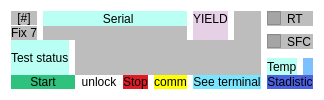
            <widget class="QFrame" name="frame_8">
             <property name="styleSheet">
              <string notr="true">border-radius:0px;
background-color: rgb(255, 255, 255);</string>
             </property>
             <property name="frameShape">
              <enum>QFrame::StyledPanel</enum>
             </property>
             <property name="frameShadow">
              <enum>QFrame::Raised</enum>
             </property>
             <layout class="QGridLayout" name="gridLayout_8">
              <property name="verticalSpacing">
               <number>0</number>
              </property>
              <item row="4" column="0" colspan="10">
               <layout class="QVBoxLayout" name="st_7"/>
              </item>
              <item row="3" column="9">
               <widget class="QLabel" name="temp_7">
                <property name="styleSheet">
                 <string notr="true">background-color: rgb(125, 192, 255);
color: rgb(0, 0, 0);</string>
                </property>
                <property name="text">
                 <string/>
                </property>
               </widget>
              </item>
              <item row="5" column="0" colspan="3">
               <widget class="QPushButton" name="nt_start_10">
                <property name="styleSheet">
                 <string notr="true">QPushButton{
	background-color: rgb(46, 194, 126);
}
QPushButton:hover{
	
	background-color: rgb(143, 240, 164);
	color: rgb(0, 0, 0);
}</string>
                </property>
                <property name="text">
                 <string>Start</string>
                </property>
               </widget>
              </item>
              <item row="1" column="0">
               <widget class="QPushButton" name="nt_fixt_10">
                <property name="styleSheet">
                 <string notr="true">QPushButton{
	
	background-color: rgba(151, 151, 151, 163);
}
QPushButton:hover{
	
	
	background-color: rgba(255, 255, 255, 3);
}</string>
                </property>
                <property name="text">
                 <string>Fix 7</string>
                </property>
               </widget>
              </item>
              <item row="2" column="0" rowspan="2" colspan="2">
               <widget class="QLabel" name="label_42">
                <property name="styleSheet">
                 <string notr="true">color: rgb(0, 0, 0);background-color: rgba(137, 255, 235, 150);</string>
                </property>
                <property name="text">
                 <string>Test status</string>
                </property>
               </widget>
              </item>
              <item row="0" column="0">
               <widget class="QPushButton" name="nt_opc_10">
                <property name="styleSheet">
                 <string notr="true">QPushButton{
	
	background-color: rgba(151, 151, 151, 163);
}
QPushButton:hover{
	
	
	background-color: rgba(255, 255, 255, 3);
}</string>
                </property>
                <property name="text">
                 <string>[#]</string>
                </property>
               </widget>
              </item>
              <item row="5" column="6" colspan="2">
               <widget class="QPushButton" name="nt_see_10">
                <property name="styleSheet">
                 <string notr="true">QPushButton{
	
	background-color: rgb(121, 230, 255);
	color: rgb(0, 0, 0);
}
QPushButton:hover{
	
	background-color: rgb(0, 170, 255);
	color: rgb(255, 255, 255);
}</string>
                </property>
                <property name="text">
                 <string>See terminal</string>
                </property>
               </widget>
              </item>
              <item row="0" column="6">
               <widget class="QLabel" name="lb_status_10">
                <property name="styleSheet">
                 <string notr="true">color: rgb(0, 0, 0);background-color: rgba(200, 154, 200, 118);</string>
                </property>
                <property name="text">
                 <string>YIELD</string>
                </property>
               </widget>
              </item>
              <item row="5" column="4">
               <widget class="QPushButton" name="nt_stop_10">
                <property name="styleSheet">
                 <string notr="true">QPushButton{
	background-color: rgb(224, 27, 36);
}
QPushButton:hover{
	background-color: rgb(246, 97, 81);
}</string>
                </property>
                <property name="text">
                 <string>Stop</string>
                </property>
               </widget>
              </item>
              <item row="5" column="8" colspan="2">
               <widget class="QPushButton" name="nt_stats_10">
                <property name="styleSheet">
                 <string notr="true">QPushButton{
background-color: qlineargradient(spread:pad, x1:0, y1:0, x2:1, y2:1, stop:1 rgba(75, 98, 226, 255));
}
QPushButton:hover{
	background-color: qconicalgradient(cx:0.5, cy:0.5, angle:0, stop:0 rgba(255, 0, 0, 255), stop:0.166 rgba(255, 255, 0, 255), stop:0.333 rgba(0, 255, 0, 255), stop:0.5 rgba(0, 255, 255, 255), stop:0.666 rgba(0, 0, 255, 255), stop:0.833 rgba(255, 0, 255, 255), stop:1 rgba(255, 0, 0, 255));
}</string>
                </property>
                <property name="text">
                 <string>Stadistic</string>
                </property>
               </widget>
              </item>
              <item row="1" column="1" colspan="5">
               <widget class="QLabel" name="nt_sn_auto_10">
                <property name="styleSheet">
                 <string notr="true">background-color: rgba(151, 151, 151, 163);</string>
                </property>
                <property name="text">
                 <string/>
                </property>
               </widget>
              </item>
              <item row="5" column="5">
               <widget class="QPushButton" name="term_7">
                <property name="styleSheet">
                 <string notr="true">QPushButton{
	
	
	background-color: rgb(255, 255, 0);
	color: rgb(0, 0, 0);
}
QPushButton:hover{
	
	
	background-color: rgb(253, 255, 106);
	color: rgb(255, 255, 255);
}</string>
                </property>
                <property name="text">
                 <string>comm</string>
                </property>
               </widget>
              </item>
              <item row="0" column="1" colspan="5">
               <widget class="QLabel" name="label_41">
                <property name="styleSheet">
                 <string notr="true">color: rgb(0, 0, 0);background-color: rgba(137, 255, 235, 150);</string>
                </property>
                <property name="text">
                 <string>                  Serial</string>
                </property>
               </widget>
              </item>
              <item row="3" column="8">
               <widget class="QLabel" name="label_68">
                <property name="styleSheet">
                 <string notr="true">background-color: rgba(137, 255, 235, 150);
color: rgb(0, 0, 0);</string>
                </property>
                <property name="text">
                 <string>Temp</string>
                </property>
               </widget>
              </item>
              <item row="0" column="8" colspan="2">
               <widget class="QCheckBox" name="rt_7">
                <property name="styleSheet">
                 <string notr="true">background-color: rgba(151, 151, 151, 163);</string>
                </property>
                <property name="text">
                 <string>RT</string>
                </property>
               </widget>
              </item>
              <item row="1" column="8" rowspan="2" colspan="2">
               <widget class="QCheckBox" name="chk_nt_status_10">
                <property name="styleSheet">
                 <string notr="true">background-color: rgba(151, 151, 151, 163);</string>
                </property>
                <property name="text">
                 <string>SFC</string>
                </property>
               </widget>
              </item>
              <item row="5" column="3">
               <widget class="QPushButton" name="mb_unlck_7">
                <property name="styleSheet">
                 <string notr="true">color: rgb(0, 0, 0);</string>
                </property>
                <property name="text">
                 <string>unlock</string>
                </property>
               </widget>
              </item>
              <item row="1" column="6">
               <widget class="QLabel" name="nt_yiel_10">
                <property name="styleSheet">
                 <string notr="true">background-color: rgba(200, 154, 200, 118);</string>
                </property>
                <property name="text">
                 <string/>
                </property>
               </widget>
              </item>
              <item row="0" column="7" rowspan="2">
               <widget class="QLabel" name="led_auto_7">
                <property name="styleSheet">
                 <string notr="true">background-color: rgba(151, 151, 151, 163);
color: rgb(0, 0, 0);</string>
                </property>
                <property name="text">
                 <string/>
                </property>
               </widget>
              </item>
              <item row="2" column="2" rowspan="2" colspan="6">
               <widget class="QLabel" name="nt_status_10">
                <property name="styleSheet">
                 <string notr="true">background-color: rgba(151, 151, 151, 163);</string>
                </property>
                <property name="text">
                 <string/>
                </property>
               </widget>
              </item>
             </layout>
            </widget>
